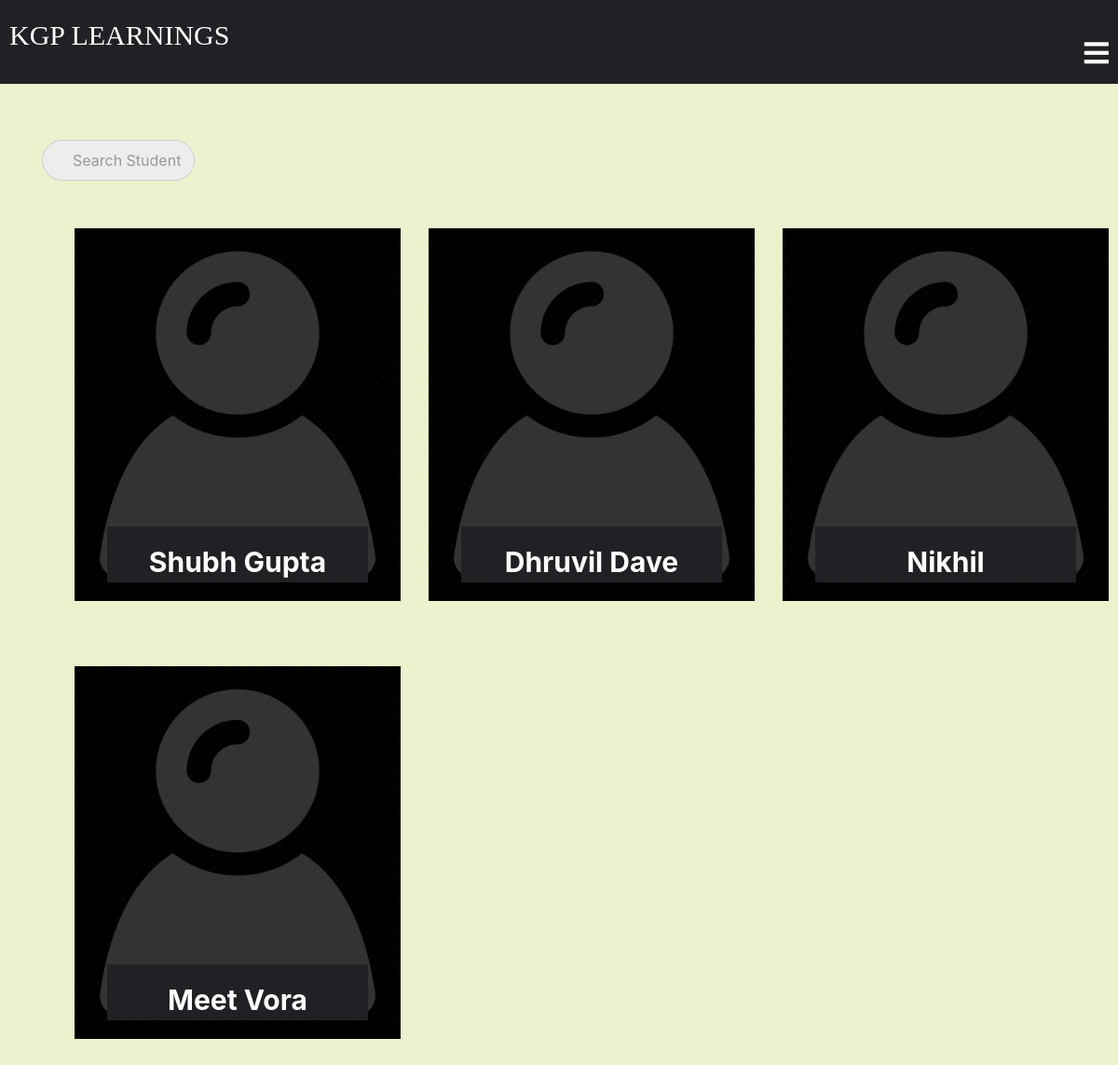
The page /classroom/teacher/class_students_list (signed in) on the database its author committed.
### classroom/models.py (models this page shows, shortened)
class Student(models.Model):
    user = models.OneToOneField(
        User, on_delete=models.CASCADE, primary_key=True, related_name='Student')
    phone = models.IntegerField()
    student_profile_pic = models.ImageField(
        upload_to="classroom/student_profile_pic", blank=True)
    name = models.CharField(max_length=250)
    email = models.EmailField(max_length=254)
    roll_no = models.CharField(max_length=50)
    class Meta:
        ordering = ['roll_no']

### classroom/views.py (the view)
# urls.py: path('teacher/class_students_list',views.class_students_list,name="class_student_list"),
def class_students_list(request):
    query = request.GET.get("q", None)
    students = StudentsInClass.objects.filter(teacher=request.user.Teacher)
    students_list = [x.student for x in students]
    qs = Student.objects.all()
    if query is not None:
        qs = qs.filter(
            Q(name__icontains=query)
        )
    qs_one = [x for x in qs if x in students_list]
    return render(request, "classroom/class_students_list.html", {
        "class_students_list": qs_one,
    })

### template/classroom/class_students_list.html (shortened to what this page needs)
{% extends "classroom/base.html" %}
{% load static %}
{% block content %}
<div class="student-list">
  <div class="container">
    {% if class_students_list.count == 0 %}
    <h1>No students in the class.</h1>
    {% else %}
    <form method='GET' action="{% url 'classroom:class_student_list' %}">
      <p><input type='search' name='q' placeholder='Search Student'></p>
    </form>
    <div class="row">
      {% for student in class_students_list %}
      <div class="col-6 col-md-4">
        <div class="student-box">
          <div class="imgBx">
            {% if student.student_profile_pic %}
            <img src="{{ student.student_profile_pic.url }}" alt="Image not found">
            {% else %}
            {% if forloop.counter0|divisibleby:"2" %}
            <img src="{% static 'images/login-avatar.PNG' %}" alt="Image not found">
            {% else %}
            <img src="{% static 'images/login-avatar.PNG' %}" alt="Image not found">
            {% endif %}
            {% endif %}
          </div>
          <div class="content">
            <h3>{{ student.name }}</h3>
          </div>
        </div>
      </div>
      {% endfor %}
    </div>
  </div>
  {% endif %}
</div>
{% endblock %}

### static/css/base.css (style rules this page uses)
.student-signup-form h1,h3 { margin: 10px; padding: 0; text-align: center; font-size: 40px; font-weight: 300; opacity: 1; }

### static/css/searchbar.css (style rules this page uses)
input { outline: none; }
input[type=search] { -webkit-appearance: textfield; -webkit-box-sizing: content-box; box-sizing: content-box; font-family: inherit; font-size: 100%; }
input[type=search] { background: #ededed url(https://static.tumblr.com/ftv85bp/MIXmud4tx/search-icon.png) no-repeat 9px center; border: solid 1px #ccc; padding: 9px 10px 9px 32px; width: 120px; -webkit-border-radius: 10em; -moz-border-radius: 10em; border-radius: 10em; -webkit-transition: all .5s; -moz-transition: all .5s; transition: all .5s; }

### static/css/newbase.css (style rules this page uses)
.student-list { margin: 0; padding: 0; background: rgba(186, 211, 94, 0.3); background-size:auto; background-repeat: repeat; width: 100%; padding-bottom: 600px; padding-top: 5%; color: black; }
.student-list .student-box { height: 400px; background: #000; margin: 10%; width: 100%; position: relative; }
.student-list .student-box .imgBx { position: relative; height: 100%; width: 100%; left: 0; top: 0; }
.student-list .student-box .imgBx img { position: absolute; object-fit: cover; transition: 0.5s; height: 100%; width: 100%; left: 0; top: 0; }
.student-list .student-box .content { position: absolute; background: #212125; box-sizing: border-box; padding: 15px; bottom: 20px; color: white; width: 80%; left: 10%; height: 60px; overflow: hidden; transition: 0.5s; }
.student-list .student-box .content h3 { font-size: 30px; font-weight: 700; margin: 0; padding: 5px; }

### rows shown on the page
Student: name "Shubh Gupta"
Student: name "Dhruvil Dave"
Student: name "Nikhil"
Student: name "Meet Vora"
